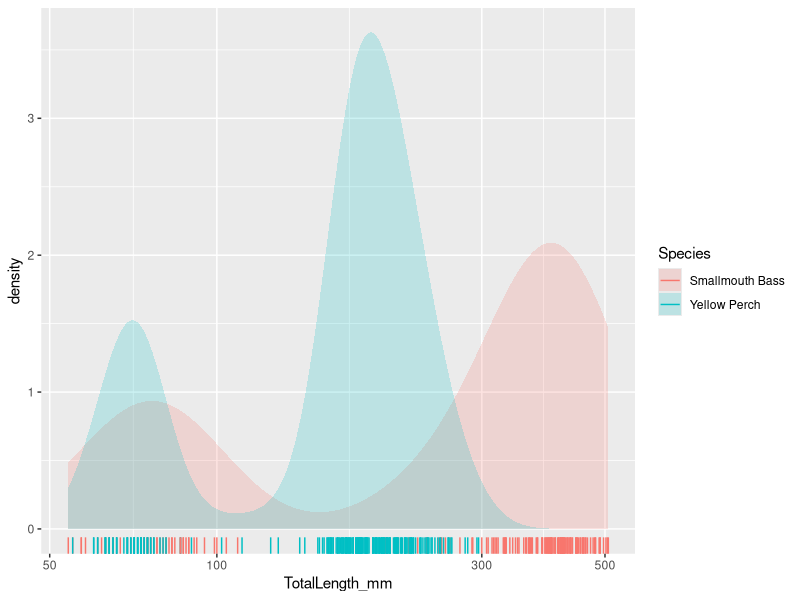
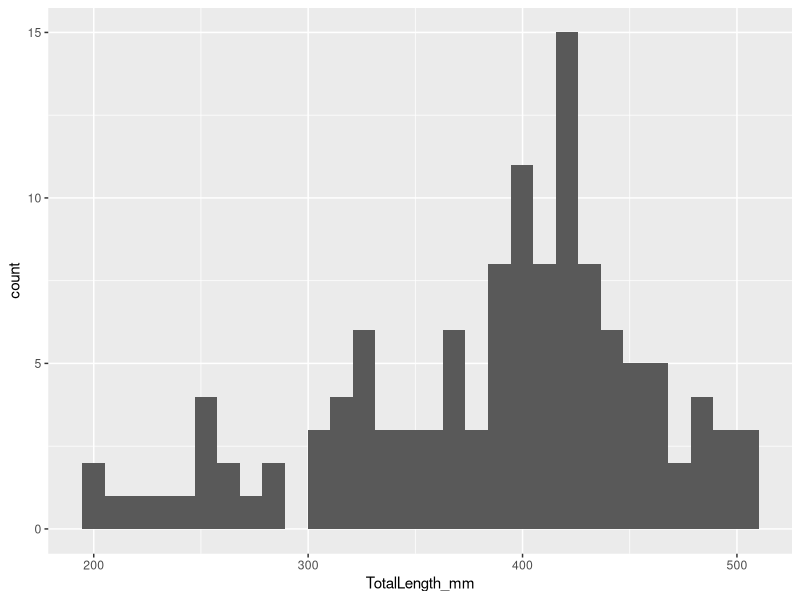
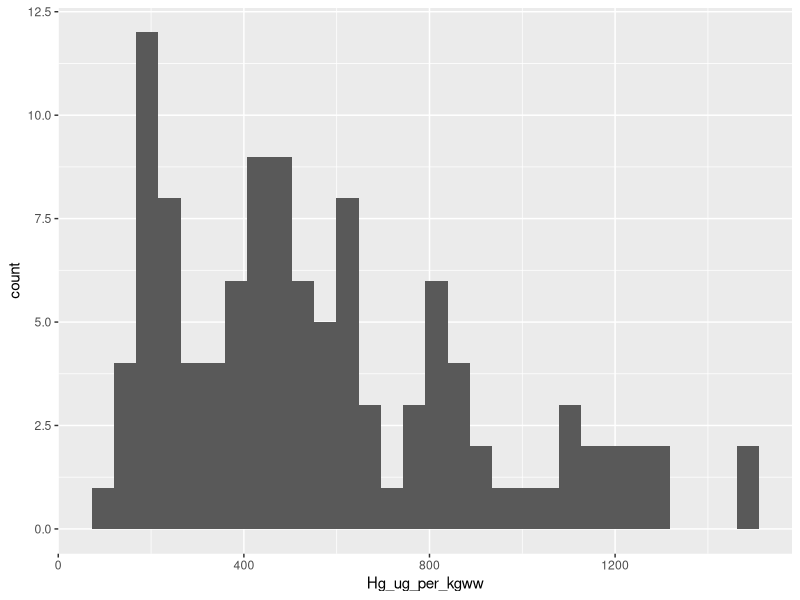
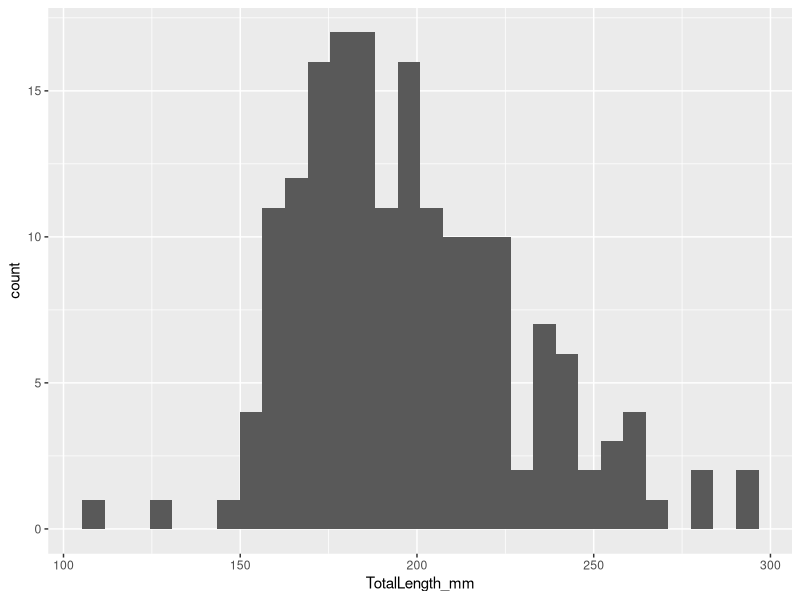
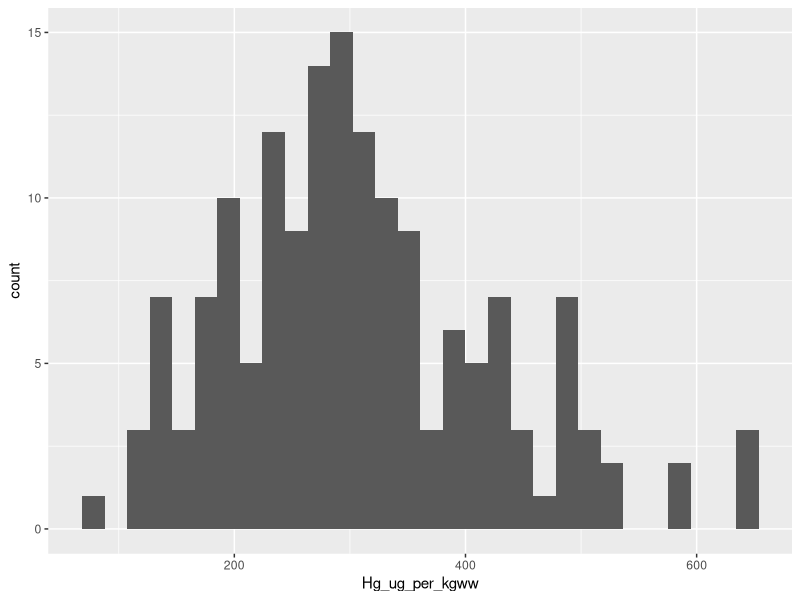
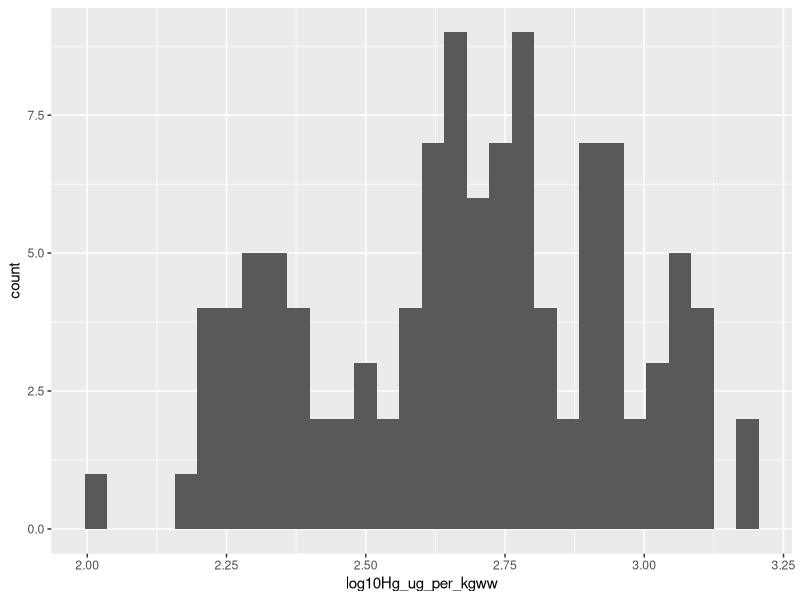
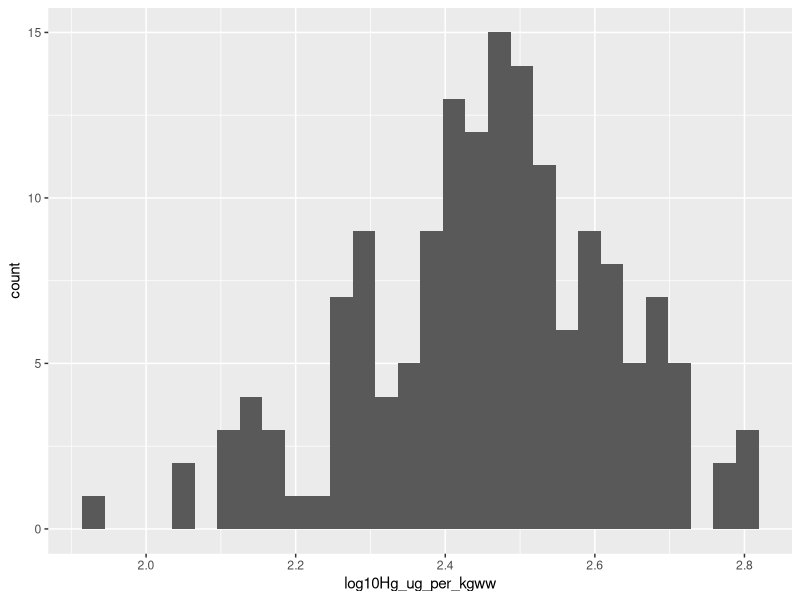
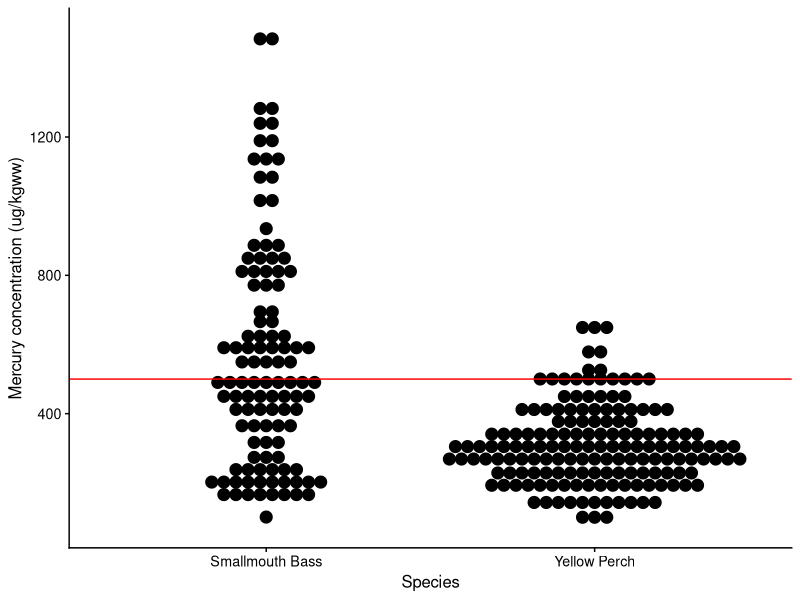

Reproduce these figures in R, in order.
library(tidyverse)
library(cowplot)
library(skimr)
dat <- read_csv("New_Brunswick_Fall_2020_fish_data.csv")
summary(dat)
skim(dat)
#JV: The max TotalWeight_g seems high but we did catch some really big Smallmouth bass - the range just seems odd (huge) because both YOY and adults were caught
#JV: All the variables are under the right category (numeric, character and date)

#JV: To have the data long, each fish ID (Fish) should have a separate row (which is what they have in the csv file right now). However if there are duplicates this could affect analyses. 
dup <- (dat
      %>% group_by(Fish)
      %>% summarize(count = n())
      %>% filter(count>1)
)
#JV: From this tibble I can see there are no duplicates in Fish.
## JD: If you want to depend on this, you can also consider using stopifnot:
print(dup)
stopifnot(nrow(dup)==0)

#JV: Visualize the fish Total Length 
ggplot(dat,aes(x=TotalLength_mm)) + geom_density(aes(fill=Species),colour=NA,alpha=0.2) +
  geom_rug(aes(colour=Species)) + scale_x_log10()
#JV: There is a bimodal distribution for the total length for each species because we caught two age categories (YOY and adult)

#JV: Two variables that are often plotted against each other are total length and mercury concentration so let's check their distribution to see if it's normal
#JV: Since I've only measured Hg concentration in the adults so far, I will separate those from YOY
#JV: I will also separate species into their own data frame for graphing/analyses

Adult_SMB <- dat %>% 
  filter(Species == "Smallmouth Bass" & AgeCategory == "Adult")

Adult_YP <- dat %>% 
  filter(Species == "Yellow Perch" & AgeCategory == "Adult")

g1 <- ggplot(Adult_SMB, aes(x = TotalLength_mm)) +
  geom_histogram(na.rm = TRUE)
print(g1)

g2 <- ggplot(Adult_SMB, aes(x = Hg_ug_per_kgww)) +
  geom_histogram(na.rm = TRUE)
print(g2)

g3 <- ggplot(Adult_YP, aes(x = TotalLength_mm)) +
  geom_histogram(na.rm = TRUE)
print(g3)  

g4 <- ggplot(Adult_YP, aes(x = Hg_ug_per_kgww)) +
  geom_histogram(na.rm = TRUE)
print(g4)

#JV: The distributions look a little off, but let's let's test if they're normal using the Shapiro Wilk test

shapiro.test(Adult_SMB$TotalLength_mm)
shapiro.test(Adult_SMB$Hg_ug_per_kgww)

shapiro.test(Adult_YP$TotalLength_mm)
shapiro.test(Adult_YP$Hg_ug_per_kgww)

#JV: The null hypothesis for Shapiro Wilk test is that the data are normal. All of my p-values reject the null and so my data are not normally distributed. 
#JV: Let's make a log transformation to Hg_ug_per_kgww as this is typically plotted on the y axis. 

Adult_SMB <- Adult_SMB %>% mutate(
  log10Hg_ug_per_kgww = log10(Hg_ug_per_kgww))

Adult_YP <- Adult_YP %>% mutate(
  log10Hg_ug_per_kgww = log10(Hg_ug_per_kgww))

#JV: Let's check the distribution again 

g5 <- ggplot(Adult_SMB, aes(x = log10Hg_ug_per_kgww)) +
  geom_histogram(na.rm = TRUE)
print(g5)

g6 <- ggplot(Adult_YP, aes(x = log10Hg_ug_per_kgww)) +
  geom_histogram(na.rm = TRUE)
print(g6)

shapiro.test(Adult_SMB$log10Hg_ug_per_kgww)
shapiro.test(Adult_YP$log10Hg_ug_per_kgww)

#JV: The distribution of the YP Hg concentration passes the Shapiro Wilk test now that it's log transformed, however, the SMB Hg concentration still does not
#JV: I am unsure of ways to tell what transformations would be appropriate for my data (most Hg concentration data is log10 transformed). Maybe this is something that will be looked at in class in the future?

## JD: Yes

#JV: Let's visualize the data one more time to see the range of the Hg concentrations for both species and for each site in both species
#JV: I will plot a horizontal red line that indicates the Canadian guideline for Hg concentration in retail fish (500ug/kgww)
#JV: Sites will be ordered from upstream of the dam (REF = reference) to downtream of the dam (NF = near field and then FF = far field)

ggplot(dat, aes(x=Species, y=Hg_ug_per_kgww), abline(h=500, col="Red")) + 
  geom_dotplot(binaxis='y', stackdir='center', binwidth = 35, na.rm = TRUE) +
  geom_abline(intercept = 500, slope = 0, color="red") +
  theme_cowplot(12) +
  labs(x="Species", y="Mercury concentration (ug/kgww)")

#JV: Note, site FF is removed from this graph because only 1 SMB was caught there
ggplot(Adult_SMB, aes(x=Site, y=Hg_ug_per_kgww), abline(h=500, col="Red")) + 
  geom_dotplot(binaxis='y', stackdir='center', na.rm = TRUE) +
  geom_abline(intercept = 500, slope = 0, color="red") +
  theme_cowplot(12) +
  labs(x="Site", y="Mercury concentration (ug/kgww)") +
  ggtitle("Mercury in Smallmouth Bass") +
  theme(plot.title = element_text(hjust = 0.5)) +
  scale_x_discrete(limits = c("REF", "NF"))

ggplot(Adult_YP, aes(x=Site, y=Hg_ug_per_kgww), abline(h=500, col="Red")) + 
  geom_dotplot(binaxis='y', stackdir='center', na.rm = TRUE) +
  geom_abline(intercept = 500, slope = 0, color="red") +
  theme_cowplot(12) +
  labs(x="Site", y="Mercury concentration (ug/kgww)") +
  ggtitle("Mercury in Yellow Perch") +
  theme(plot.title = element_text(hjust = 0.5)) + 
  scale_x_discrete(limits = c("REF", "NF", "FF"))

## JD: This is cool; you could study how to get rid of some of the warning; not that I'm worried about them, but you don't want to acclimate to warnings
## Grade 2.2/3
